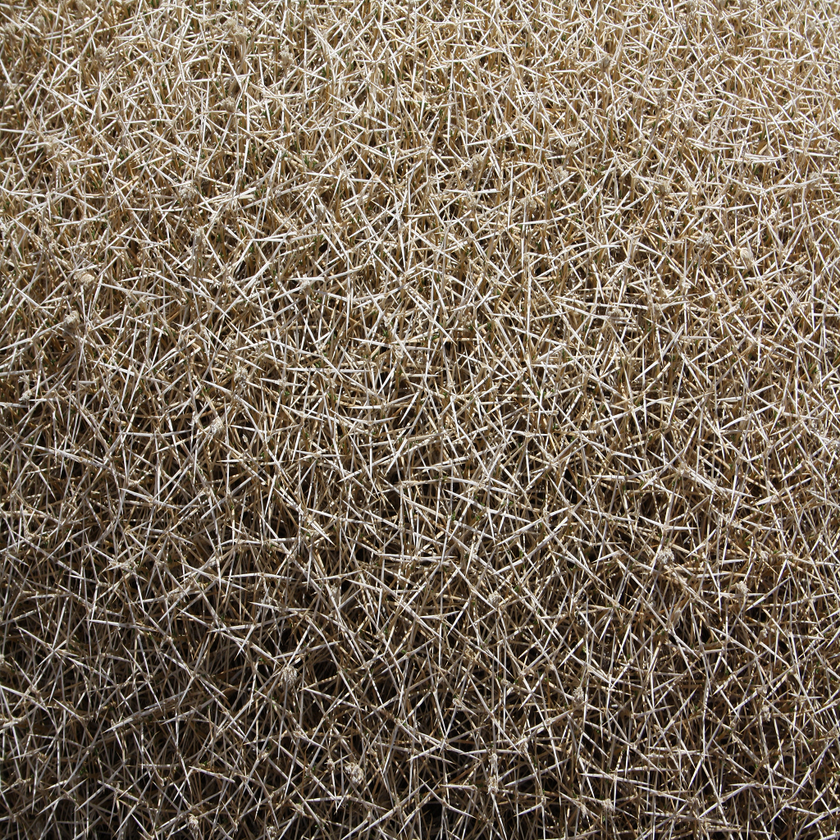
#> input picture images/IMG_0054_1024.bmp, 840 x 840 px, shrunk from 1024 x 1024 before the run, found by its file name
$ jupyter execute laws1.ipynb   (shell and % lines are left out)
#> lines starting #> are read from the running program, lines starting #| are printed output that depends on the picture; long printed decimals are rounded
[cell 1]
import numpy as np
import cv2
import matplotlib.pyplot as plt

[cell 2]
# function to compute the power of an image, ither RGb or graylevel
def am_power(a):
    dim1 = a.shape
    if len(dim1)==2:
        sz = dim1[0] * dim1[1]
    else:
        sz = dim1[0] * dim1[1] * dim1[2]
    pa = np.sum( np.double(a)**2 )
    pa = pa / sz
    return pa

[cell 3]
def ready_2_show(a, level=255):
    a = ( a - np.min(a) ) / (np.max(a) - np.min(a))
    a = a * level
    return np.uint8(a)

[cell 4]
image = cv2.imread('..\\IMG_0054_1024.bmp' , 0)
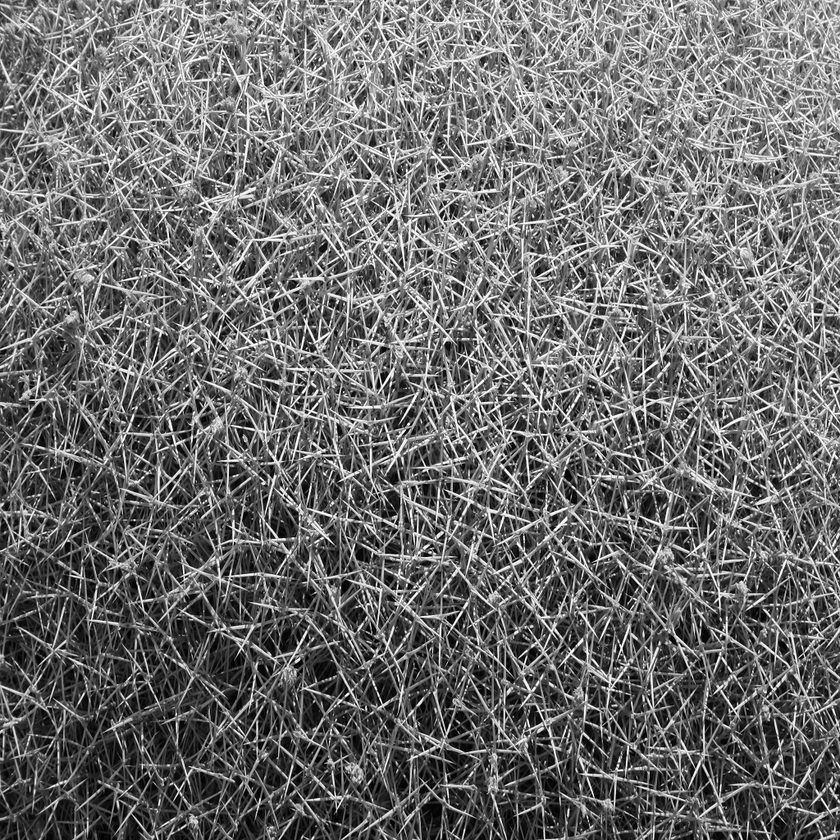
#> image: shape (840, 840); min 0, max 255, mean 108.9

### L3 = (1,2,1) - Level detection, E3 = (-1,0,1)- Edge detection, and S3 = (-1,2,-1)- Spot detection.

[cell 5]
L3 = np.array([1,2,1]) / 4
E3 = np.array([-1,0,1])
S3 = np.array([-1,2,-1])
llist = [L3 , E3 , S3]

[cell 6]
laws = []
for xs in llist:
    for ys in llist:
        xs= np.reshape(xs,(3,1))
        ys = np.reshape(ys,(1,3))
        L3L3 = np.matmul(xs,ys)
        print(L3L3)
        laws.append(L3L3)

[cell 7]
laws

[cell 8]
# create figure
fig = plt.figure(figsize=(10,10))

# setting values to rows and column variables
rows = 3
columns = 3

[cell 9]
ppp=[]
fff= []
for i in range(9):
    f1 = cv2.filter2D(src=image, ddepth=-1, kernel= laws[i])
    fig.add_subplot(rows, columns, i+1)
    # showing image
    plt.imshow(f1)
    plt.axis('off')
    plt.title(i)
    plt.show()
    ppp.append(am_power(f1))
    fff.append(f1)
#> this loop made 9 passes
#> pa in am_power on passes 1 to 9: 14521.8, 1779.3, 1670, 1313.8, 3462.4, 3815.6, 850, 2637.4, 3572.9
#> pass 2, `f1 = cv2.filter2D(src=image, ddepth=-1, kernel= laws[i])`:
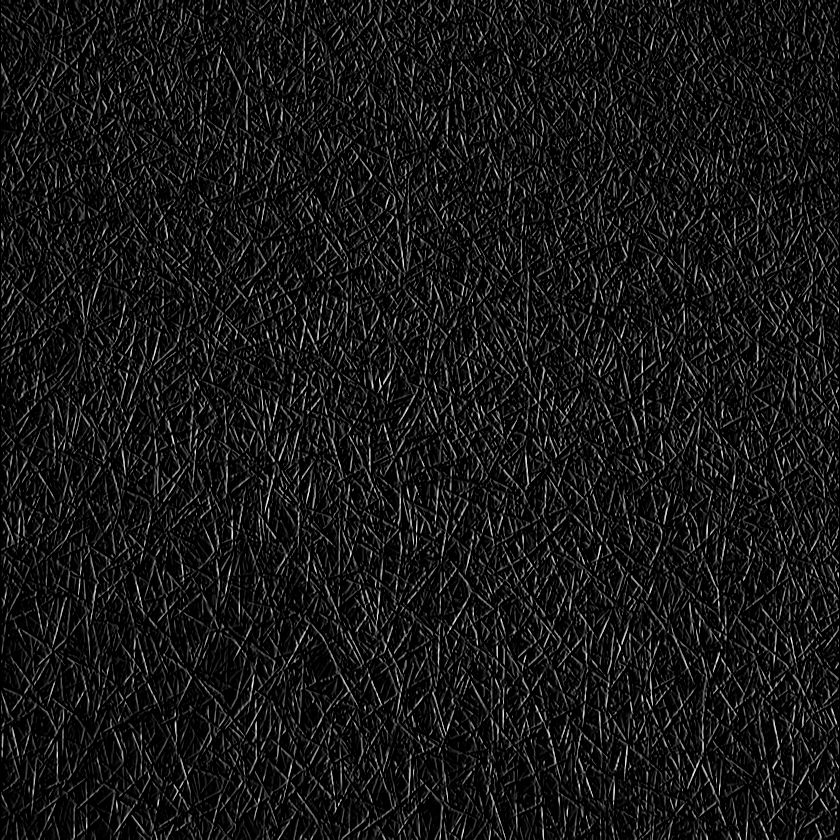
#> f1: shape (840, 840); min 0, max 253, mean 22.4
#> pass 3, `f1 = cv2.filter2D(src=image, ddepth=-1, kernel= laws[i])`:
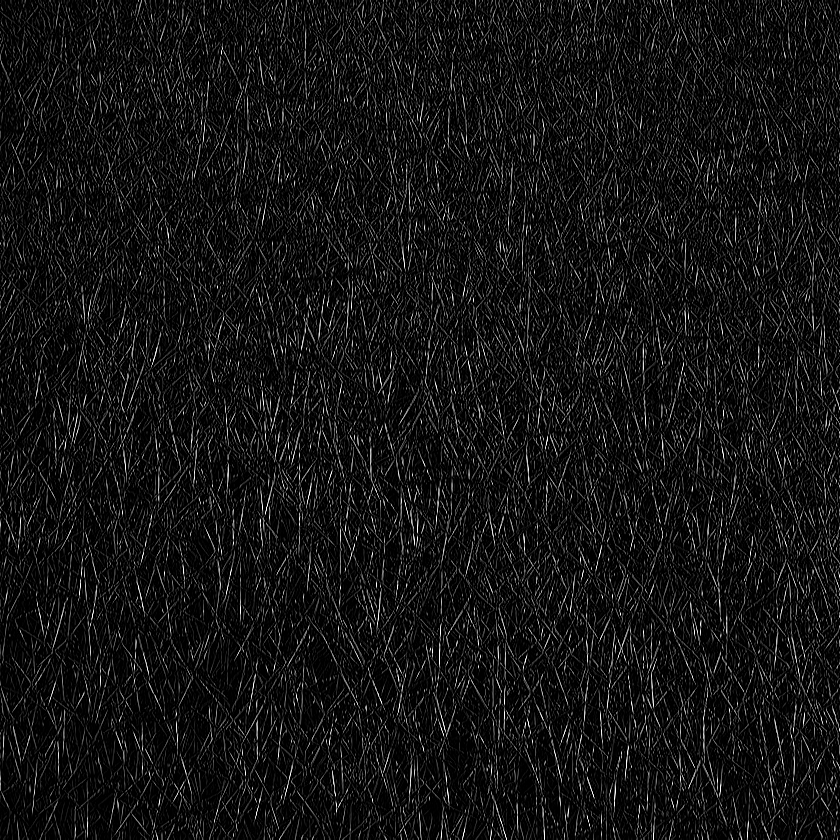
#> f1: shape (840, 840); min 0, max 255, mean 20
#> after the loop:
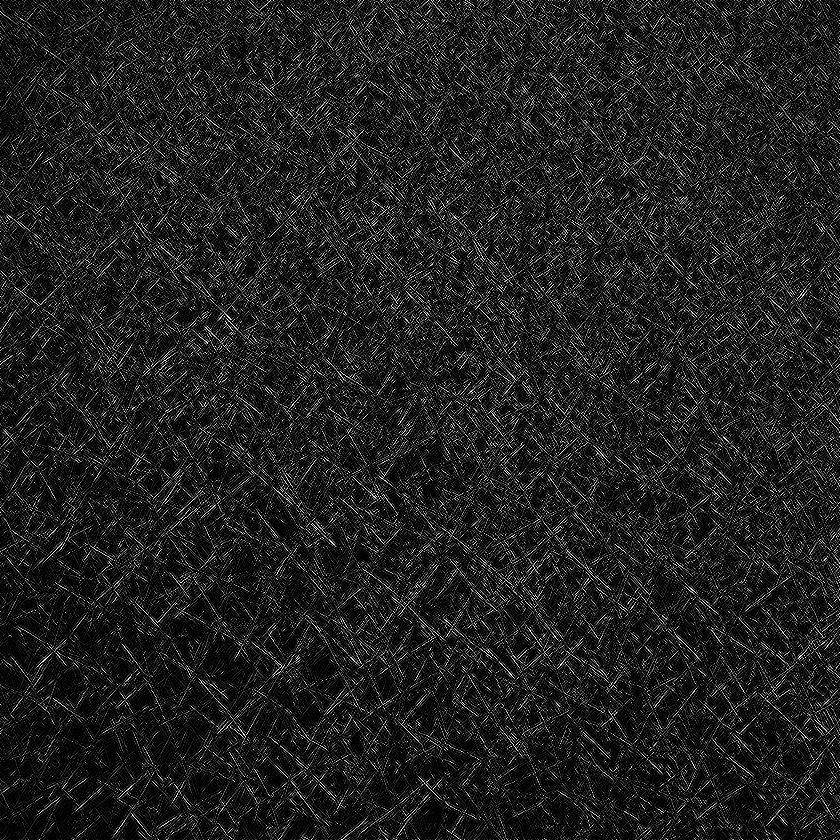
#> f1: shape (840, 840); min 0, max 255, mean 30.5
#> after the loop, fff = 9 items; ppp = [14521.8, 1779.3, 1670, 1313.8, 3462.4, 3815.6, 850, 2637.4, 3572.9]

[cell 10]
for i in range(9):
    cv2.namedWindow(str(i), cv2.WINDOW_NORMAL)
    cv2.imshow(str(i), ready_2_show( fff[i] ) )

[cell 11]
print('original image power= ' , am_power(image) )
#| original image power=  15811.915
for i in range(9):
    print('power of ', i ,'th filter response=', ppp[i] )
#> this loop made 9 passes
#| power of  0 th filter response= 14521.770
#| power of  1 th filter response= 1779.256
#| power of  2 th filter response= 1670.049
#| power of  3 th filter response= 1313.841
#| power of  4 th filter response= 3462.439
#| power of  5 th filter response= 3815.579
#| power of  6 th filter response= 849.967
#| power of  7 th filter response= 2637.397
#> (further printed lines are left out)

$ run again, with images/high_spat_freq.bmp copied over images/IMG_0054_1024.bmp
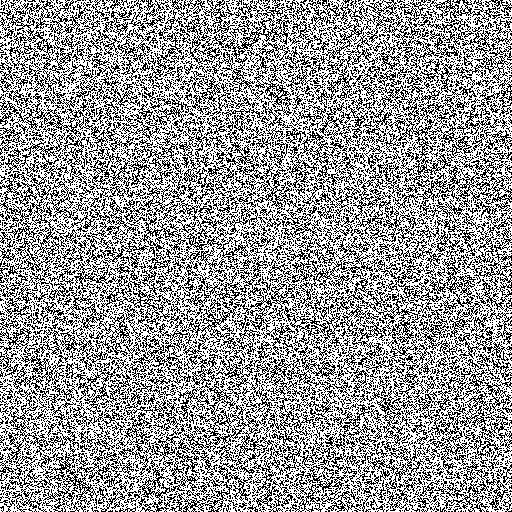
#> input picture images/high_spat_freq.bmp, 512 x 512 px, found by its file name
#> image: shape (512, 512); values 0 (black) and 250 (white), 60.7% white; black in thin lines or dots
#> the loop `for i in range(9):` made 9 passes
#> pass 1, `f1 = cv2.filter2D(src=image, ddepth=-1, kernel= laws[i])`:
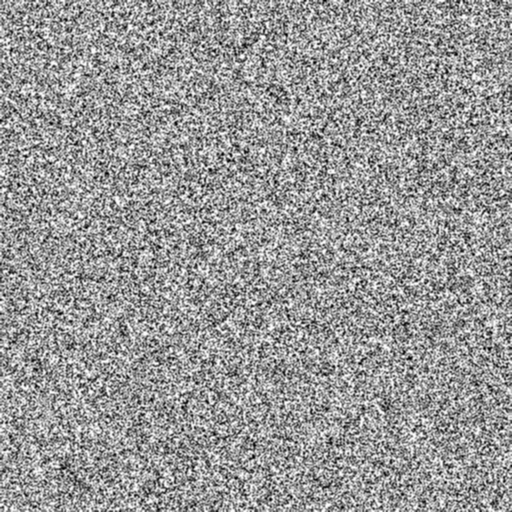
#> f1: shape (512, 512); min 0, max 250, mean 151.7
#> after the loop `for i in range(9):`:
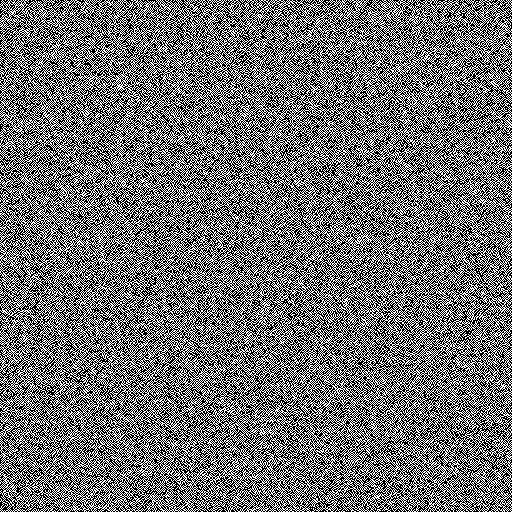
#> f1: shape (512, 512); min 0, max 255, mean 113.5
#> after the loop `for i in range(9):`: fff = 9 items; ppp = [25123.3, 5547.1, 13094.9, 5556.8, 19125.8, 24412.4, 13054.1, 24447.3, 28778.6]
#| original image power=  37922.382
#> the loop `for i in range(9):` made 9 passes
#| power of  0 th filter response= 25123.316
#| power of  1 th filter response= 5547.079
#| power of  2 th filter response= 13094.871
#| power of  3 th filter response= 5556.810
#| power of  4 th filter response= 19125.756
#> (further printed lines are left out)
